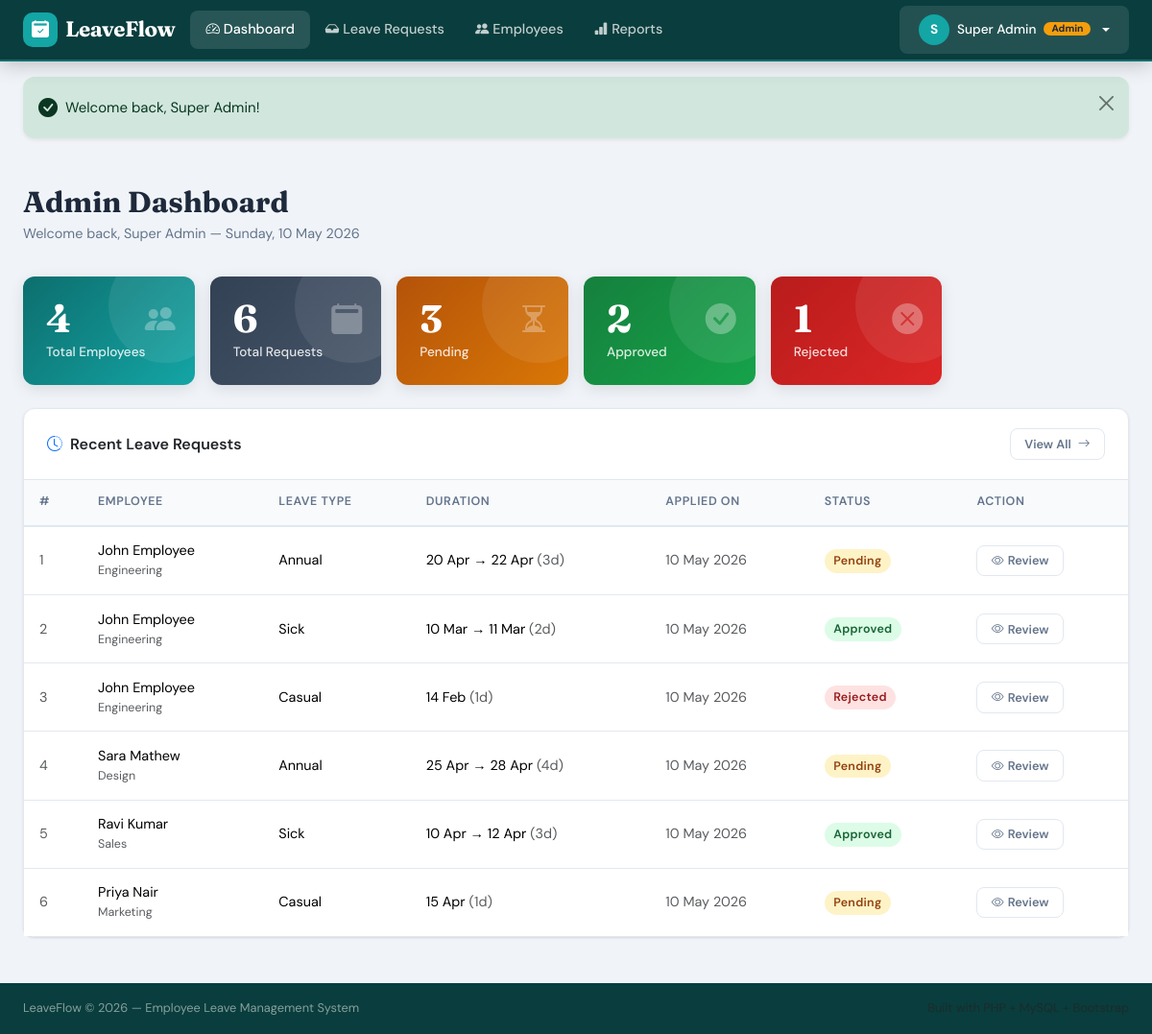
Page /admin/dashboard.php (signed in) on the committed database.
### tables this page shows
CREATE TABLE leaves (
    id            INT AUTO_INCREMENT PRIMARY KEY,
    user_id       INT NOT NULL,
    leave_type    ENUM('Annual','Sick','Casual','Maternity','Paternity','Unpaid') NOT NULL,
    start_date    DATE NOT NULL,
    end_date      DATE NOT NULL,
    reason        TEXT NOT NULL,
    status        ENUM('Pending','Approved','Rejected') NOT NULL DEFAULT 'Pending',
    admin_comment TEXT DEFAULT NULL,
    applied_at    TIMESTAMP DEFAULT CURRENT_TIMESTAMP,
    updated_at    TIMESTAMP DEFAULT CURRENT_TIMESTAMP ON UPDATE CURRENT_TIMESTAMP,
    FOREIGN KEY (user_id) REFERENCES users(id) ON DELETE CASCADE
);

CREATE TABLE users (
    id         INT AUTO_INCREMENT PRIMARY KEY,
    name       VARCHAR(100)             NOT NULL,
    email      VARCHAR(150)             NOT NULL UNIQUE,
    password   VARCHAR(255)             NOT NULL,
    role       ENUM('admin','employee') NOT NULL DEFAULT 'employee',
    department VARCHAR(100)             DEFAULT NULL,
    created_at TIMESTAMP                DEFAULT CURRENT_TIMESTAMP
);

### config/session.php (called while the page is built, shortened)
<?php
function currentUser(): array {
    return [
        'id'    => $_SESSION['user_id'] ?? null,
        'name'  => $_SESSION['name']    ?? '',
        'role'  => $_SESSION['role']    ?? '',
        'email' => $_SESSION['email']   ?? '',
    ];
}
function getFlash(): ?array {
    if (!empty($_SESSION['flash'])) {
        $flash = $_SESSION['flash'];
        return $flash;
    }
    return null;
}

### admin/dashboard.php (the view, shortened to what this page needs)
<?php
require_once dirname(__DIR__) . '/config/session.php';
$db   = getDB();
$stats = [];
$res = $db->query("SELECT COUNT(*) as cnt FROM users WHERE role = 'employee'");
$stats['employees'] = $res->fetch()['cnt'];
$res = $db->query("SELECT COUNT(*) as cnt FROM leaves");
$stats['total'] = $res->fetch()['cnt'];
$res = $db->query("SELECT COUNT(*) as cnt FROM leaves WHERE status = 'Pending'");
$stats['pending'] = $res->fetch()['cnt'];
$res = $db->query("SELECT COUNT(*) as cnt FROM leaves WHERE status = 'Approved'");
$stats['approved'] = $res->fetch()['cnt'];
$res = $db->query("SELECT COUNT(*) as cnt FROM leaves WHERE status = 'Rejected'");
$stats['rejected'] = $res->fetch()['cnt'];
$recent = $db->query("
    SELECT l.*, u.name AS employee_name, u.department
    FROM leaves l
    JOIN users u ON u.id = l.user_id
    ORDER BY l.applied_at DESC
    LIMIT 10
")->fetchAll();
include dirname(__DIR__) . '/components/head.php';
?>
<?php include dirname(__DIR__) . '/components/navbar.php'; ?>
<?php include dirname(__DIR__) . '/components/flash.php'; ?>
<div class="page-wrapper">
  <div class="container-fluid px-4">
    <div class="page-header">
      <h1 class="page-title">Admin Dashboard</h1>
      <p class="page-subtitle">
        Welcome back, <?= htmlspecialchars($user['name']) ?> &mdash;
        <?= date('l, d F Y') ?>
      </p>
    </div>
    <div class="row g-3 mb-4">
      <div class="col-6 col-md-4 col-xl-2 animate-in delay-1">
        <div class="stat-card teal">
          <i class="bi bi-people-fill stat-icon"></i>
          <div class="stat-number"><?= $stats['employees'] ?></div>
          <div class="stat-label">Total Employees</div>
        </div>
      </div>
      <div class="col-6 col-md-4 col-xl-2 animate-in delay-2">
        <div class="stat-card slate">
          <i class="bi bi-calendar2-fill stat-icon"></i>
          <div class="stat-number"><?= $stats['total'] ?></div>
          <div class="stat-label">Total Requests</div>
        </div>
      </div>
      <div class="col-6 col-md-4 col-xl-2 animate-in delay-3">
        <div class="stat-card amber">
          <i class="bi bi-hourglass-split stat-icon"></i>
          <div class="stat-number"><?= $stats['pending'] ?></div>
          <div class="stat-label">Pending</div>
        </div>
      </div>
      <div class="col-6 col-md-4 col-xl-2 animate-in delay-4">
        <div class="stat-card green">
          <i class="bi bi-check-circle-fill stat-icon"></i>
          <div class="stat-number"><?= $stats['approved'] ?></div>
          <div class="stat-label">Approved</div>
        </div>
      </div>
      <div class="col-6 col-md-4 col-xl-2 animate-in">
        <div class="stat-card red">
          <i class="bi bi-x-circle-fill stat-icon"></i>
          <div class="stat-number"><?= $stats['rejected'] ?></div>
          <div class="stat-label">Rejected</div>
        </div>
      </div>
    </div>
    <div class="card animate-in">
      <div class="card-header d-flex justify-content-between align-items-center">
        <span><i class="bi bi-clock-history me-2 text-primary"></i>Recent Leave Requests</span>
        <a href="/leave_management/admin/requests.php" class="btn btn-outline-secondary btn-sm">
          View All <i class="bi bi-arrow-right ms-1"></i>
        </a>
      </div>
      <div class="card-body p-0">
        <?php if (empty($recent)): ?>
          <div class="empty-state">
            <i class="bi bi-inbox"></i>
            <h5>No Leave Requests Yet</h5>
            <p>Leave requests from employees will appear here.</p>
          </div>
        <?php else: ?>
          <div class="table-responsive">
            <table class="table table-custom mb-0">
              <thead>
                <tr>
                  <th>#</th>
                  <th>Employee</th>
                  <th>Leave Type</th>
                  <th>Duration</th>
                  <th>Applied On</th>
                  <th>Status</th>
                  <th>Action</th>
                </tr>
              </thead>
              <tbody>
                <?php foreach ($recent as $leave): ?>
                  <?php
                    $start   = new DateTime($leave['start_date']);
                    $end     = new DateTime($leave['end_date']);
                    $days    = $start->diff($end)->days + 1;
                    $status  = $leave['status'];
                    $badge   = match($status) {
                        'Approved' => 'status-approved',
                        'Rejected' => 'status-rejected',
                        default    => 'status-pending',
                    };
                  ?>
                  <tr>
                    <td class="text-muted"><?= $leave['id'] ?></td>
                    <td>
                      <div class="fw-600"><?= htmlspecialchars($leave['employee_name']) ?></div>
                      <div class="text-muted" style="font-size:.78rem"><?= htmlspecialchars($leave['department'] ?? '') ?></div>
                    </td>
                    <td><?= htmlspecialchars($leave['leave_type']) ?></td>
                    <td>
                      <?= date('d M', strtotime($leave['start_date'])) ?>
                      <?php if ($leave['start_date'] !== $leave['end_date']): ?>
                        → <?= date('d M', strtotime($leave['end_date'])) ?>
                      <?php endif; ?>
                      <span class="text-muted">(<?= $days ?>d)</span>
                    </td>
                    <td class="text-muted"><?= date('d M Y', strtotime($leave['applied_at'])) ?></td>
                    <td><span class="badge-status <?= $badge ?>"><?= $status ?></span></td>
                    <td>
                      <a href="/leave_management/admin/view_request.php?id=<?= $leave['id'] ?>"
                         class="btn btn-outline-secondary btn-sm">
                        <i class="bi bi-eye me-1"></i>Review
                      </a>
                    </td>
                  </tr>
                <?php endforeach; ?>
              </tbody>
            </table>
          </div>
        <?php endif; ?>
      </div>
    </div>
  </div>
</div>
<?php include dirname(__DIR__) . '/components/footer.php'; ?>

### components/head.php (shortened to what this page needs)
<!DOCTYPE html>
<html lang="en">
<head>
  <link href="https://cdn.jsdelivr.net/npm/bootstrap@5.3.3/dist/css/bootstrap.min.css" rel="stylesheet">
  <link href="https://cdn.jsdelivr.net/npm/bootstrap-icons@1.11.3/font/bootstrap-icons.min.css" rel="stylesheet">
  <link rel="stylesheet" href="/leave_management/assets/css/style.css">
</head>
<body>

### components/navbar.php (shortened to what this page needs)
<?php
require_once dirname(__DIR__) . '/config/session.php';
$user = currentUser();
$isAdmin = ($user['role'] === 'admin');
$dashboardLink = $isAdmin
    ? '/leave_management/admin/dashboard.php'
    : '/leave_management/employee/dashboard.php';
?>
<nav class="navbar navbar-expand-lg navbar-dark sticky-top" id="mainNav">
  <div class="container-fluid px-4">
    <a class="navbar-brand d-flex align-items-center gap-2" href="<?= $dashboardLink ?>">
      <div class="brand-icon">
        <i class="bi bi-calendar2-check-fill"></i>
      </div>
      <span class="brand-text">LeaveFlow</span>
    </a>
    <div class="collapse navbar-collapse" id="navMenu">
      <ul class="navbar-nav me-auto mb-2 mb-lg-0">
        <?php if ($isAdmin): ?>
          <li class="nav-item">
            <a class="nav-link <?= basename($_SERVER['PHP_SELF']) === 'dashboard.php' ? 'active' : '' ?>"
               href="/leave_management/admin/dashboard.php">
              <i class="bi bi-speedometer2 me-1"></i>Dashboard
            </a>
          </li>
          <li class="nav-item">
            <a class="nav-link <?= basename($_SERVER['PHP_SELF']) === 'requests.php' ? 'active' : '' ?>"
               href="/leave_management/admin/requests.php">
              <i class="bi bi-inbox-fill me-1"></i>Leave Requests
            </a>
          </li>
          <li class="nav-item">
            <a class="nav-link <?= basename($_SERVER['PHP_SELF']) === 'employees.php' ? 'active' : '' ?>"
               href="/leave_management/admin/employees.php">
              <i class="bi bi-people-fill me-1"></i>Employees
            </a>
          </li>
          <li class="nav-item">
            <a class="nav-link <?= basename($_SERVER['PHP_SELF']) === 'reports.php' ? 'active' : '' ?>"
               href="/leave_management/admin/reports.php">
              <i class="bi bi-bar-chart-fill me-1"></i>Reports
            </a>
          </li>
        <?php endif; ?>
      </ul>
      <div class="dropdown">
        <button class="btn user-pill dropdown-toggle d-flex align-items-center gap-2"
                type="button" data-bs-toggle="dropdown">
          <div class="user-avatar">
            <?= strtoupper(substr($user['name'], 0, 1)) ?>
          </div>
          <span class="user-name d-none d-md-inline"><?= htmlspecialchars($user['name']) ?></span>
          <?php if ($isAdmin): ?>
            <span class="badge badge-admin">Admin</span>
          <?php endif; ?>
        </button>
      </div>
    </div>
  </div>
</nav>

### components/flash.php
<?php
require_once dirname(__DIR__) . '/config/session.php';
$flash = getFlash();
if ($flash):
    $icons = [
        'success' => 'bi-check-circle-fill',
        'danger'  => 'bi-x-circle-fill',
        'warning' => 'bi-exclamation-triangle-fill',
        'info'    => 'bi-info-circle-fill',
    ];
    $icon = $icons[$flash['type']] ?? 'bi-info-circle-fill';
?>
<div class="container-fluid px-4 mt-3">
  <div class="alert alert-<?= htmlspecialchars($flash['type']) ?> alert-dismissible d-flex align-items-center gap-2 fade show shadow-sm" role="alert">
    <i class="bi <?= $icon ?> fs-5 flex-shrink-0"></i>
    <div><?= htmlspecialchars($flash['message']) ?></div>
    <button type="button" class="btn-close ms-auto" data-bs-dismiss="alert"></button>
  </div>
</div>
<?php endif; ?>

### components/footer.php (shortened to what this page needs)
  <footer class="app-footer">
    <div class="container-fluid px-4">
      <span>LeaveFlow &copy; <?= date('Y') ?> — Employee Leave Management System</span>
      <span class="text-muted">Built with PHP + MySQL + Bootstrap</span>
    </div>
  </footer>
</body>
</html>

### rows in the picture
leaves: id "1", user.name "John Employee", user.department "Engineering", leave_type "Annual", start_date "20 Apr", end_date "22 Apr", days "3", applied_at "10 May 2026", status "Pending"
leaves: id "2", user.name "John Employee", user.department "Engineering", leave_type "Sick", start_date "10 Mar", end_date "11 Mar", days "2", applied_at "10 May 2026", status "Approved"
leaves: id "3", user.name "John Employee", user.department "Engineering", leave_type "Casual", start_date "14 Feb", days "1", applied_at "10 May 2026", status "Rejected"
leaves: id "4", user.name "Sara Mathew", user.department "Design", leave_type "Annual", start_date "25 Apr", end_date "28 Apr", days "4", applied_at "10 May 2026", status "Pending"
leaves: id "5", user.name "Ravi Kumar", user.department "Sales", leave_type "Sick", start_date "10 Apr", end_date "12 Apr", days "3", applied_at "10 May 2026", status "Approved"
leaves: id "6", user.name "Priya Nair", user.department "Marketing", leave_type "Casual", start_date "15 Apr", days "1", applied_at "10 May 2026", status "Pending"

### other values in the picture
substr($user['name'], 0, 1) "S"
$user['name'] "Super Admin"
$flash['message'] "Welcome back, Super Admin!"
$stats['employees'] "4"
$stats['total'] "6"
$stats['pending'] "3"
$stats['approved'] "2"
$stats['rejected'] "1"
